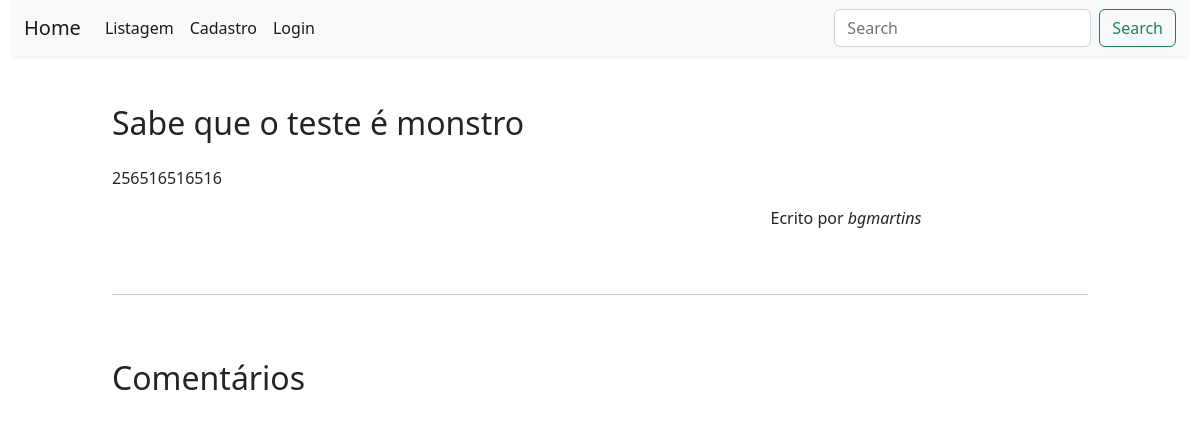
/posts/8/, run on an earlier commit of the app's database.
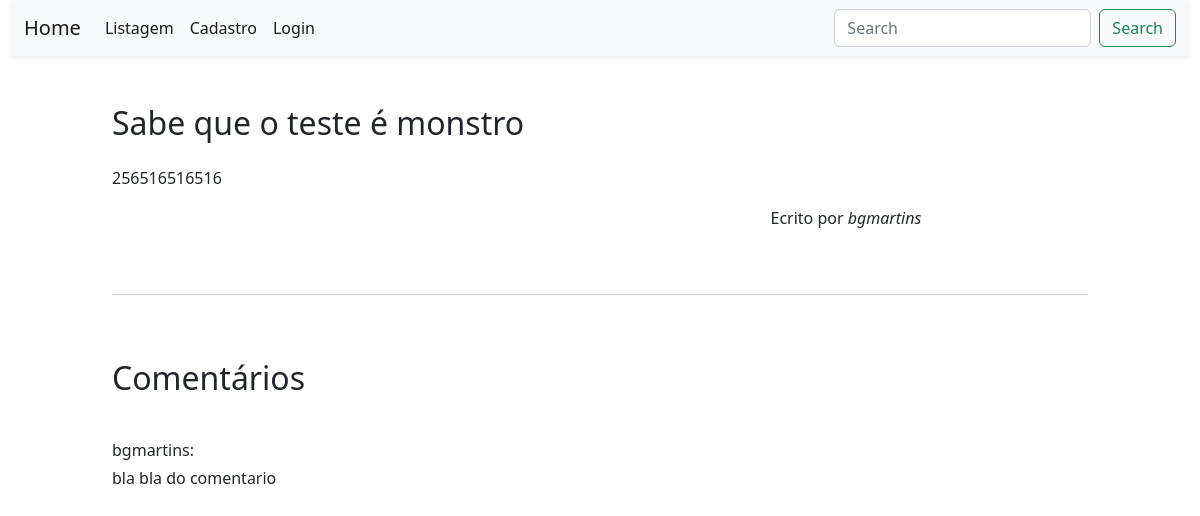
And on a later commit of the database.
### blog/models.py (models this page shows, shortened)
class Post(models.Model):
    autor = models.ForeignKey(settings.AUTH_USER_MODEL, on_delete=models.CASCADE)
    titulo = models.CharField(max_length=200)
    text = models.TextField()
    data_criacao = models.DateTimeField(default=timezone.now)
    data_pub = models.DateTimeField(blank=True, null=True)

class Comment(models.Model):
    user = models.ForeignKey(
        settings.AUTH_USER_MODEL,
        on_delete=models.CASCADE
    )
    post = models.ForeignKey(
        Post,
        on_delete=models.CASCADE,
        related_name='comments'
    )
    date = models.DateTimeField(
        default=timezone.now
    )
    comment = models.TextField(
        max_length=200
    )

### blog/views.py (the view)
# urls.py: path('posts/<int:pk>/', Meu_detalhe.as_view(), name='detalhe'),
class Meu_detalhe(generic.DetailView):
    template_name = "blog/detalhe.html"
    context_object_name = 'post'
    queryset = Post.objects.all()
    def get_context_data(self, **kwargs):
        context = super().get_context_data(**kwargs)
        context.update({
            'form' : CommentForm()
        })
        return context
    def post(self, request, *args, **kwargs):
        form = CommentForm(request.POST)
        post = get_object_or_404(Post, pk=kwargs['pk'])
        if form.is_valid():
            obj = form.save(commit=False)
            obj.user = request.user
            obj.post = post
            obj.save()
            return HttpResponseRedirect(reverse('detalhe',  kwargs={'pk' : post.pk}))

### blog/forms.py
class CommentForm(ModelForm):
    class Meta:
        model = Comment
        fields = ['comment']
        labels = {
            'comment' : 'Comente aqui',
        }
        widgets = {
            'comment' :  TextInput(attrs={
                'class':'form-control',
                'placeholder': 'Digite seu comentário',
                }),
        }

### blog/templates/blog/detalhe.html (shortened to what this page needs)
{% extends 'blog/base.html' %}
{% load static %}
{% block head %}
    <link rel="stylesheet" href="{% static 'css/detalhe.css' %}"/>
{% endblock %}
{% block conteudo %}
<div class="row justify-content-center">
    <div class="col-10">
        <div class="row">
            <div class="col-12 mb-3">
                <h2>
                    {{post.titulo}}
                </h2>
            </div>
            <div class="col-10 mb-3">
                {{post.text}}
            </div>
            <div class="col-10 mb-3 autor">
                Ecrito por <em>{{post.autor}}</em>
            </div>
        </div>
        <hr data-content="AND" class="hr-text mt-5">
        <div class="row">
            <div class="col mb-2 mt-5">
                <h2>
                    Comentários
                </h2>
            </div>
            {% for comment in post.comments.all %}
                <div class="col-12 mt-4 mb-1">
                    {{comment.user}}:
                </div>
                <div class="col-12 mb-1">
                    {{comment.comment}}
                </div>
            {% endfor %}
        </div>
    </div>
</div>
{% endblock %}

### blog/templates/blog/base.html (shortened to what this page needs)
{% load static %}
<!DOCTYPE html>
<hmtl lang="pt-br">
<head>
  {% block head %}
  {% endblock %}
  <link rel="stylesheet" href="{% static 'bootstrap/css/bootstrap.min.css' %}"/>
  <link rel="stylesheet" href="{% static 'css/base.css' %}"/>
</head>
<body>
    <main>
        <div class="container-fluid">
            <nav class="navbar navbar-expand-lg bg-light shadow-sm mb-5 g-0">
                <div class="container-fluid">
                  <a class="navbar-brand" href="{% url 'home' %}">Home</a>
                  <div class="collapse navbar-collapse" id="navbarSupportedContent">
                    <ul class="navbar-nav me-auto mb-2 mb-lg-0">
                      <li class="nav-item">
                        <a class="nav-link active" aria-current="page" href="{% url 'listagem' %}">Listagem</a>
                      </li>
                      <li class="nav-item">
                        <a class="nav-link active" aria-current="page" href="{% url 'add' %}">Cadastro</a>
                      </li>
                      {% if not user.is_authenticated %}
                      <li class="nav-item">
                        <a class="nav-link active" aria-current="page" href="/admin/login/?next=/">Login</a>
                      </li>
                      {% else %}
                      <li class="nav-item">
                        <a class="nav-link active" aria-current="page" href="/admin/logout/?next=/">Logout</a>
                      </li>
                      {% endif %}
                    </ul>
                    <form class="d-flex" role="search">
                      <input class="form-control me-2" type="search" placeholder="Search" aria-label="Search">
                      <button class="btn btn-outline-success" type="submit">Search</button>
                    </form>
                  </div>
                </div>
            </nav>
            {% block conteudo %}
            {% endblock %}
        </div>
    </main>
</body>
</hmtl>

### blog/static/css/detalhe.css (style rules this page uses)
.autor { text-align: right; }

What changed in the data, as far as the page shows it:
added Comment: user "bgmartins", comment "bla bla do comentario"
